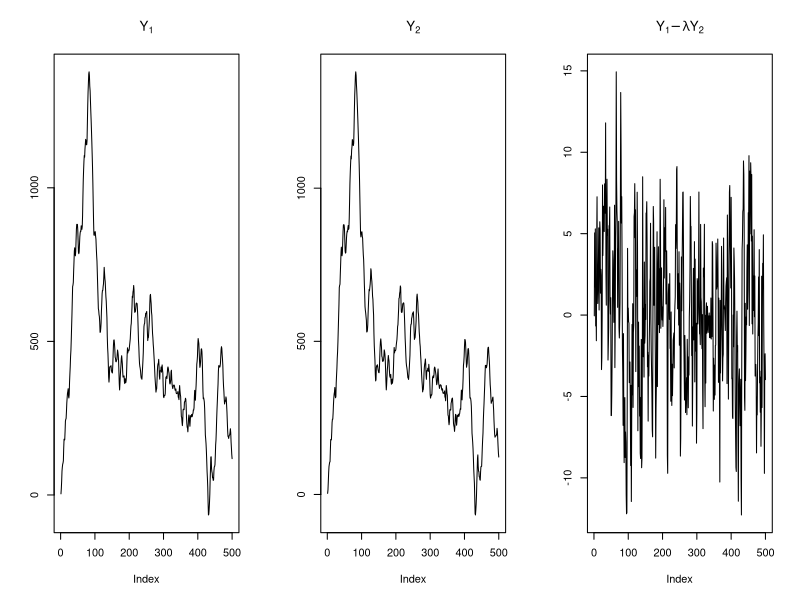

The R source for this figure:
#  Figure 15.2

aaa=function(){
  n = 5000
  set.seed(12345)
  a1 = .5
  a2 = .55
  lambda  = 1
  y1 = rep(0,n)
  y2 = y1
  e1 = rnorm(n)
  e2 = rnorm(n)
  for (i in 2:n)
  {
    y1[i] = y1[i-1] + a1 * (y1[i-1] - lambda*y2[i-1]) + e1[i]
    y2[i] = y2[i-1] + a2 * (y1[i-1] - lambda*y2[i-1]) + e2[i]
  }
  
  a1 - lambda*a2
  ind = 10*(1:500)
  #postscript("cointSimEx1.ps",width=6,height=2.5)  #  Figure 15.2
  par(mfrow=c(1,3))
  plot(y1[ind],type="l",main=expression(Y[1]),ylab="")
  plot(y2[ind],type="l",main=expression(Y[2]),ylab="")
  plot(y1[ind]-lambda*y2[ind],type="l",
       main=expression(paste(Y[1],-lambda,Y[2])),ylab="")
  #graphics.off()
}

debug(aaa)
aaa()
undebug(aaa)